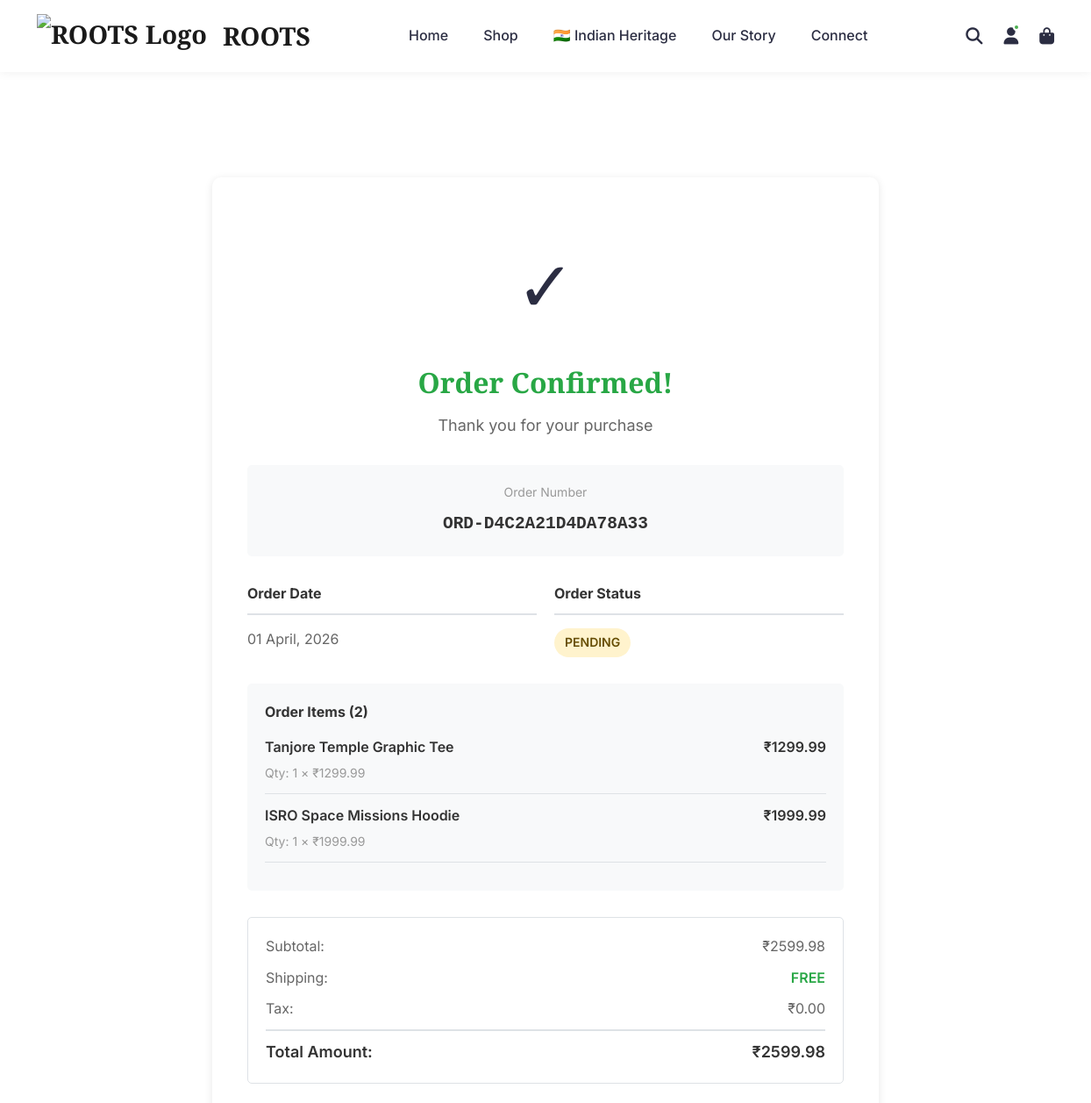
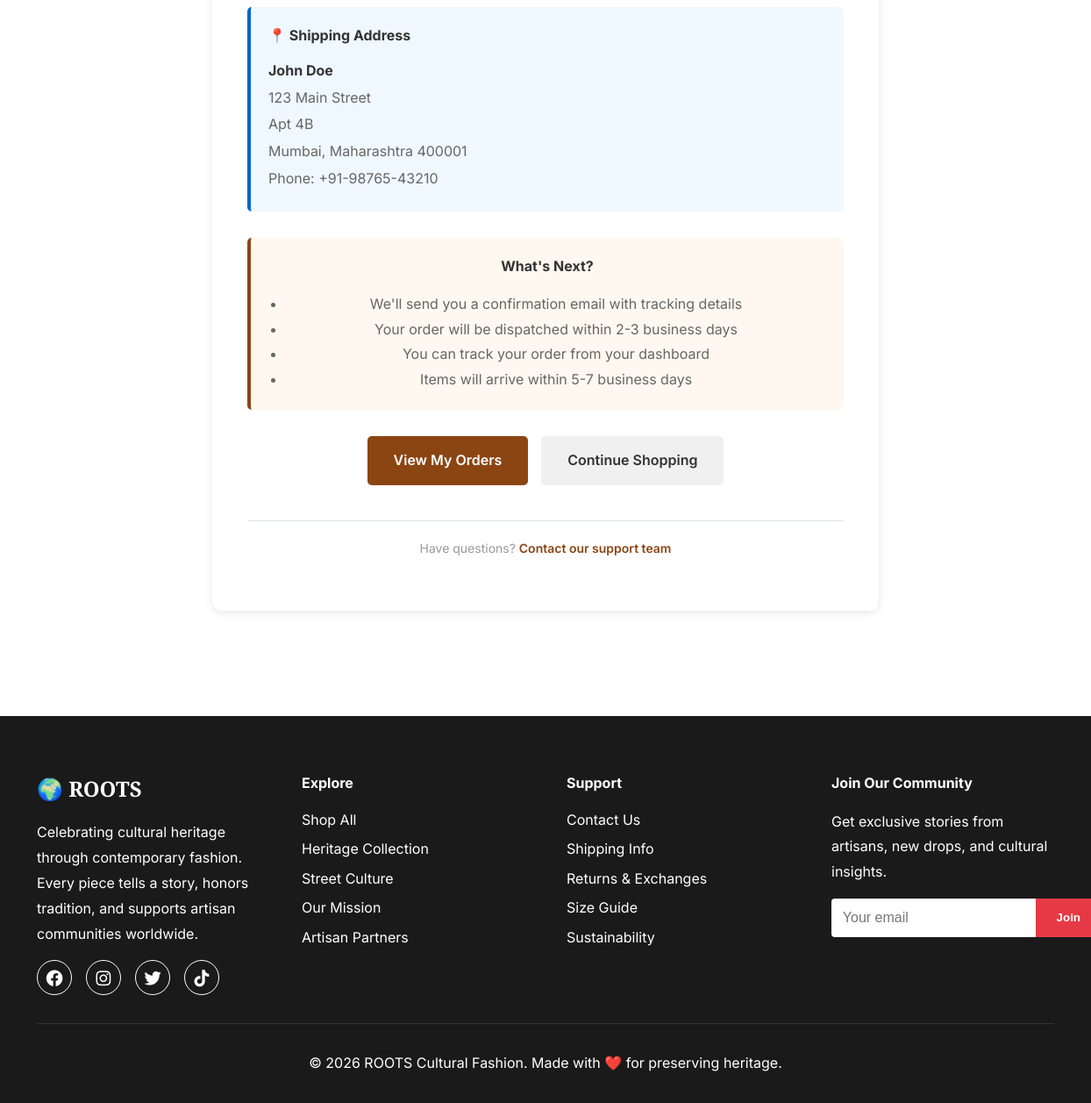
Screenshot of /cart/order-success/1 (signed in) with the database file from the repository (2 pictures, top to bottom).
### models/__init__.py (models this page shows, shortened)
class Order(db.Model):
    __tablename__ = 'orders'
    id = db.Column(db.Integer, primary_key=True)
    order_number = db.Column(db.String(50), unique=True, nullable=False, index=True)
    user_id = db.Column(db.Integer, db.ForeignKey('users.id'), nullable=False)
    status = db.Column(db.String(20), default='pending')
    subtotal_amount = db.Column(db.Float, nullable=False, default=0)
    discount_amount = db.Column(db.Float, default=0)
    coupon_code = db.Column(db.String(50))
    total_amount = db.Column(db.Float, nullable=False)
    shipping_address_id = db.Column(db.Integer, db.ForeignKey('addresses.id'))
    shipping_address = db.relationship('Address', foreign_keys=[shipping_address_id])
    created_at = db.Column(db.DateTime, default=lambda: datetime.now(timezone.utc))
    updated_at = db.Column(db.DateTime, default=lambda: datetime.now(timezone.utc),
                          onupdate=lambda: datetime.now(timezone.utc))
    items = db.relationship('OrderItem', backref='order', lazy='dynamic')

class OrderItem(db.Model):
    __tablename__ = 'order_items'
    id = db.Column(db.Integer, primary_key=True)
    order_id = db.Column(db.Integer, db.ForeignKey('orders.id'), nullable=False)
    product_id = db.Column(db.Integer, nullable=False)
    product_name = db.Column(db.String(200), nullable=False)
    quantity = db.Column(db.Integer, nullable=False, default=1)
    price = db.Column(db.Float, nullable=False)
    size = db.Column(db.String(10))

class Address(db.Model):
    __tablename__ = 'addresses'
    id = db.Column(db.Integer, primary_key=True)
    user_id = db.Column(db.Integer, db.ForeignKey('users.id'), nullable=False)
    full_name = db.Column(db.String(100), nullable=False)
    phone = db.Column(db.String(20), nullable=False)
    address_line1 = db.Column(db.String(200), nullable=False)
    address_line2 = db.Column(db.String(200))
    city = db.Column(db.String(100), nullable=False)
    state = db.Column(db.String(100), nullable=False)
    postal_code = db.Column(db.String(20), nullable=False)
    country = db.Column(db.String(100), nullable=False, default='India')
    is_default = db.Column(db.Boolean, default=False)
    created_at = db.Column(db.DateTime, default=lambda: datetime.now(timezone.utc))

### controllers/cart_controller.py (the view)
@cart_bp.route('/order-success/<int:order_id>')
@login_required
def order_success(order_id):
    from repositories import OrderRepository
    order = OrderRepository.find_by_id(order_id)
    if not order or order.user_id != session['user_id']:
        flash('Order not found', 'danger')
        return redirect(url_for('user.dashboard'))
    return render_template('cart/order_success.html', order=order)

### app.py (called while the page is built)
@app.after_request
def add_cache_headers(response):
    if request.path.startswith('/static/'):
        response.cache_control.max_age = 2592000
        response.cache_control.public = True
    elif request.endpoint in ['home', 'shop', 'about', 'contact', 'indian_heritage', 'design_gallery']:
        response.cache_control.max_age = 3600
        response.cache_control.public = True
    return response

@app.before_request
def redirect_to_custom_domain():
    if env == 'production':
        if 'indian-heritage-fashion.onrender.com' in request.url:
            new_url = request.url.replace('indian-heritage-fashion.onrender.com', 'www.rootsfashion.in')
            return redirect(new_url, code=301)

@app.context_processor
def inject_now():
    return {'now': datetime.now(timezone.utc)}

@app.context_processor
def inject_user():
    try:
        user_info = {
            'is_authenticated': 'user_id' in session,
            'is_admin': 'admin_id' in session,
            'username': session.get('username') or session.get('admin_username'),
            'user_id': session.get('user_id'),
            'admin_id': session.get('admin_id')
        }
    except RuntimeError:
        user_info = {
            'is_authenticated': False,
            'is_admin': False,
            'username': None,
            'user_id': None,
            'admin_id': None
        }
    return {'current_user': user_info}

### repositories/__init__.py (called while the page is built)
    @staticmethod
    def find_by_id(order_id: int) -> Optional[Order]:
        return Order.query.get(order_id)

### templates/cart/order_success.html (shortened to what this page needs)
{% extends "base.html" %}
{% block content %}
<div class="container" style="max-width: 800px; margin: 80px auto; padding: 40px 20px;">
    <div style="text-align: center; background: white; padding: 60px 40px; border-radius: 10px; box-shadow: 0 2px 10px rgba(0,0,0,0.1);">
        <div style="font-size: 80px; margin-bottom: 20px; animation: bounce 0.6s;">✓</div>
        <h1 style="margin-bottom: 10px; color: #28a745;">Order Confirmed!</h1>
        <p style="margin-bottom: 30px; color: #666; font-size: 18px;">Thank you for your purchase</p>
        <div style="background: #f8f9fa; padding: 20px; border-radius: 5px; margin-bottom: 30px;">
            <p style="margin: 0 0 10px 0; color: #999; font-size: 14px;">Order Number</p>
            <h2 style="margin: 0; color: #333; font-family: monospace;">{{ order.order_number }}</h2>
        </div>
        <div style="display: grid; grid-template-columns: 1fr 1fr; gap: 20px; margin-bottom: 30px; text-align: left;">
            <div>
                <h4 style="margin: 0 0 15px 0; color: #333; font-size: 16px; border-bottom: 2px solid #dee2e6; padding-bottom: 10px;">Order Date</h4>
                <p style="margin: 0; color: #666;">{{ order.created_at.strftime('%d %B, %Y') }}</p>
            </div>
            <div>
                <h4 style="margin: 0 0 15px 0; color: #333; font-size: 16px; border-bottom: 2px solid #dee2e6; padding-bottom: 10px;">Order Status</h4>
                <p style="margin: 0;">
                    <span style="display: inline-block; padding: 5px 12px; background:
                        {% if order.status == 'confirmed' %}#d4edda{% elif order.status == 'shipped' %}#cce5ff{% elif order.status == 'delivered' %}#d1e7dd{% else %}#fff3cd{% endif %};
                        color: {% if order.status == 'confirmed' %}#155724{% elif order.status == 'shipped' %}#084298{% elif order.status == 'delivered' %}#0f5132{% else %}#664d03{% endif %};
                        border-radius: 20px; font-weight: 600; font-size: 14px;">
                        {{ order.status.upper() }}
                    </span>
                </p>
            </div>
        </div>
        <div style="background: #f8f9fa; padding: 20px; border-radius: 5px; margin-bottom: 30px; text-align: left;">
            <h4 style="margin: 0 0 15px 0; color: #333; font-size: 16px;">Order Items ({{ order.items.count() }})</h4>
            {% for item in order.items %}
            <div style="display: flex; justify-content: space-between; margin-bottom: 12px; padding-bottom: 12px; border-bottom: 1px solid #dee2e6;">
                <div>
                    <p style="margin: 0; color: #333; font-weight: 600;">{{ item.product_name }}</p>
                    <p style="margin: 5px 0 0 0; color: #999; font-size: 14px;">Qty: {{ item.quantity }} × ₹{{ "%.2f"|format(item.price) }}</p>
                </div>
                <div style="font-weight: 600; color: #333;">₹{{ "%.2f"|format(item.quantity * item.price) }}</div>
            </div>
            {% endfor %}
        </div>
        <div style="background: white; padding: 20px; border-radius: 5px; margin-bottom: 30px; text-align: left; border: 1px solid #dee2e6;">
            <div style="display: flex; justify-content: space-between; margin-bottom: 10px; color: #666;">
                <span>Subtotal:</span>
                <span>₹{{ "%.2f"|format(order.total_amount) }}</span>
            </div>
            <div style="display: flex; justify-content: space-between; margin-bottom: 10px; color: #666;">
                <span>Shipping:</span>
                <span style="color: #28a745; font-weight: 600;">FREE</span>
            </div>
            <div style="display: flex; justify-content: space-between; margin-bottom: 10px; color: #666;">
                <span>Tax:</span>
                <span>₹0.00</span>
            </div>
            <div style="padding-top: 10px; border-top: 2px solid #dee2e6; display: flex; justify-content: space-between; font-size: 18px; font-weight: 600; color: #333;">
                <span>Total Amount:</span>
                <span>₹{{ "%.2f"|format(order.total_amount) }}</span>
            </div>
        </div>
        {% if order.shipping_address %}
        <div style="background: #f0f8ff; padding: 20px; border-radius: 5px; margin-bottom: 30px; text-align: left; border-left: 4px solid #0066cc;">
            <h4 style="margin: 0 0 15px 0; color: #333; font-size: 16px;">📍 Shipping Address</h4>
            <p style="margin: 0; color: #333;"><strong>{{ order.shipping_address.full_name }}</strong></p>
            <p style="margin: 5px 0; color: #666;">{{ order.shipping_address.address_line1 }}</p>
            {% if order.shipping_address.address_line2 %}
            <p style="margin: 5px 0; color: #666;">{{ order.shipping_address.address_line2 }}</p>
            {% endif %}
            <p style="margin: 5px 0; color: #666;">{{ order.shipping_address.city }}, {{ order.shipping_address.state }} {{ order.shipping_address.postal_code }}</p>
            <p style="margin: 5px 0; color: #666;">Phone: {{ order.shipping_address.phone }}</p>
        </div>
        {% endif %}
        <div style="background: #fff8f0; padding: 20px; border-radius: 5px; margin-bottom: 30px; border-left: 4px solid #8B4513;">
            <h4 style="margin: 0 0 15px 0; color: #333; font-size: 16px;">What's Next?</h4>
            <ul style="margin: 0; padding: 0 0 0 20px; color: #666; line-height: 1.8;">
                <li>We'll send you a confirmation email with tracking details</li>
                <li>Your order will be dispatched within 2-3 business days</li>
                <li>You can track your order from your dashboard</li>
                <li>Items will arrive within 5-7 business days</li>
            </ul>
        </div>
        <div style="display: flex; gap: 15px; justify-content: center; flex-wrap: wrap;">
            <a href="{{ url_for('user.dashboard') }}"
               style="padding: 15px 30px; background: #8B4513; color: white; text-decoration: none; border-radius: 5px; font-weight: 600; transition: background 0.2s;">
                View My Orders
            </a>
            <a href="{{ url_for('shop') }}"
               style="padding: 15px 30px; background: #f0f0f0; color: #333; text-decoration: none; border-radius: 5px; font-weight: 600; transition: background 0.2s;">
                Continue Shopping
            </a>
        </div>
        <div style="margin-top: 40px; padding-top: 20px; border-top: 1px solid #dee2e6; color: #999; font-size: 14px;">
            <p style="margin: 0;">Have questions? <a href="{{ url_for('contact') }}" style="color: #8B4513; text-decoration: none; font-weight: 600;">Contact our support team</a></p>
        </div>
    </div>
</div>
{% endblock %}

### static/css/style.css (style rules this page uses)
* { margin: 0; padding: 0; box-sizing: border-box; }
:root { --primary-color: #1a1a1a; --secondary-color: #e63946; --accent-color: #f4a261; --text-color: #2b2d42; --light-bg: #fefae0; --white: #ffffff; --gray: #8d99ae; --border-color: #edf2f4; }
body { font-family: 'Inter', 'Segoe UI', sans-serif; line-height: 1.6; color: var(--text-color); }
h1, h2, h3 { font-family: 'Playfair Display', serif; }
.container { max-width: 1200px; margin: 0 auto; padding: 0 20px; }

### rows the page displays
Order: order_number "ORD-D4C2A21D4DA78A33", created_at "01 April, 2026", status "PENDING", total_amount "2599.98"
OrderItem: product_name "Tanjore Temple Graphic Tee", quantity "1", price "1299.99", item.quantity*item.price "1299.99"
OrderItem: product_name "ISRO Space Missions Hoodie", quantity "1", price "1999.99", item.quantity*item.price "1999.99"
Address: shipping_address.full_name "John Doe", shipping_address.address_line1 "123 Main Street", shipping_address.address_line2 "Apt 4B", shipping_address.city "Mumbai", shipping_address.state "Maharashtra", shipping_address.postal_code "400001", shipping_address.phone "+91-98765-43210"

### other values shown
{{ order.items.count() }} "2"
